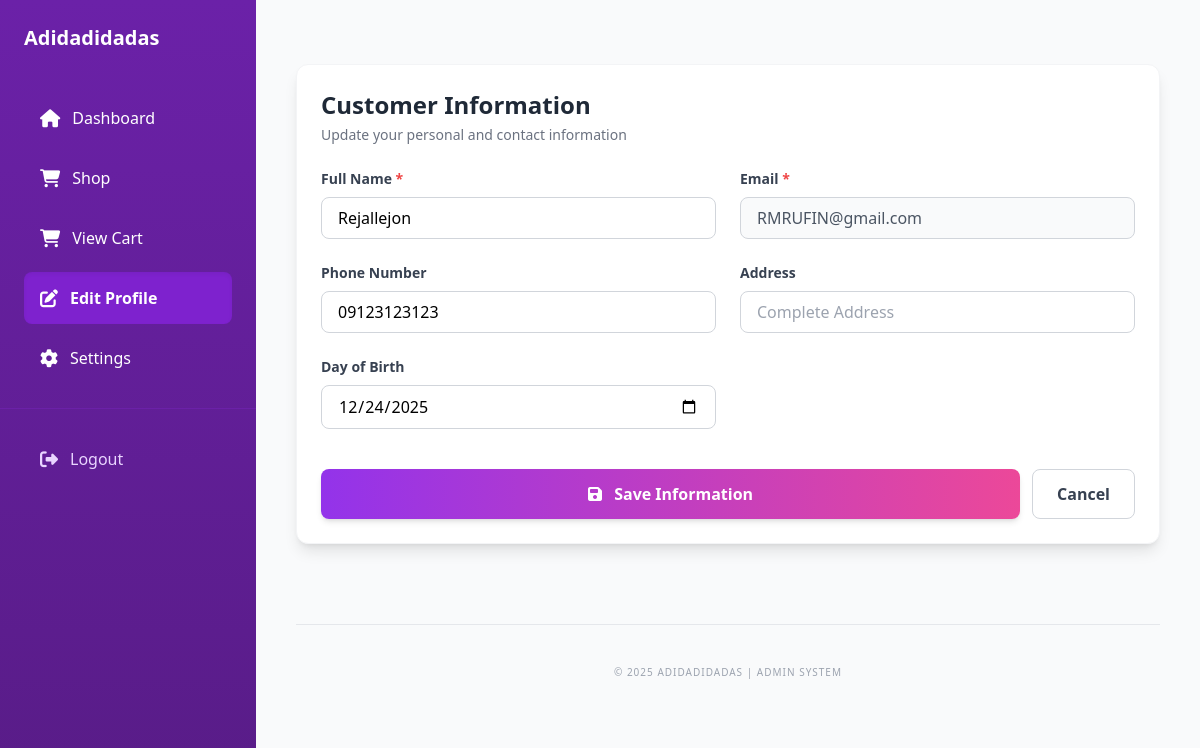
/dashboard.php?content=editprofile (signed in), run on the app's committed database.
### tables this page shows
CREATE TABLE `tbl_customers` (
  `customerID` int(11) NOT NULL,
  `fullname` varchar(250) NOT NULL,
  `email` varchar(250) NOT NULL,
  `phone` varchar(20) NOT NULL,
  `address` varchar(250) NOT NULL,
  `bday` date DEFAULT NULL,
  `user_id` int(11) DEFAULT NULL,
  `created_at` timestamp NULL DEFAULT current_timestamp()
);

### customer_info.php (the view, shortened to what this page needs)
<?php
include 'connection.php';
$success_message = '';
$error_message = '';
$uid = intval($_SESSION['user_id']);
$user_query = mysqli_query($conn, "SELECT * FROM tbl_user WHERE user_id = $uid");
$user_info = mysqli_fetch_assoc($user_query);
$cust_query = mysqli_query($conn, "SELECT * FROM tbl_customers WHERE user_id = $uid");
$existing_customer = mysqli_fetch_assoc($cust_query);
$customer_data = $existing_customer ? $existing_customer : $user_info;
function render_customer_info_form($customer_data, $success_message, $error_message) {
    ?>
    <div class="bg-white rounded-xl shadow-lg border border-gray-100 p-6 mt-6">
        <div class="mb-6">
            <h2 class="text-2xl font-bold text-gray-800">Customer Information</h2>
            <p class="text-sm text-gray-500 mt-1">Update your personal and contact information</p>
        </div>
        <form method="POST" class="space-y-6">
            <div class="grid grid-cols-1 md:grid-cols-2 gap-6">
                <div>
                    <label for="full_name" class="block text-sm font-semibold text-gray-700 mb-2">Full Name <span class="text-red-500">*</span></label>
                    <input
                        type="text" id="full_name" name="full_name"
                        /* Dinhi ang logic: itatala ang 'fullname' OR 'userName' */
                        value="<?php echo htmlspecialchars($customer_data['fullname'] ?? $customer_data['userName'] ?? ''); ?>"
                        required
                        class="w-full px-4 py-2 border border-gray-300 rounded-lg focus:outline-none focus:ring-2 focus:ring-purple-500 transition"
                        placeholder="John Doe"
                    >
                </div>
                <div>
                    <label for="email" class="block text-sm font-semibold text-gray-700 mb-2">Email <span class="text-red-500">*</span></label>
                    <input
                        type="email" id="email" name="email"
                        value="<?php echo htmlspecialchars($customer_data['email'] ?? ''); ?>"
                        required readonly
                        class="w-full px-4 py-2 border border-gray-300 rounded-lg focus:outline-none focus:ring-2 focus:ring-purple-500 transition bg-gray-50 text-gray-600 cursor-not-allowed"
                    >
                </div>
                <div>
                    <label for="phone" class="block text-sm font-semibold text-gray-700 mb-2">Phone Number</label>
                    <input
                        type="tel" id="phone" name="phone"
                        value="<?php echo htmlspecialchars($customer_data['phone'] ?? ''); ?>"
                        class="w-full px-4 py-2 border border-gray-300 rounded-lg focus:outline-none focus:ring-2 focus:ring-purple-500 transition"
                        placeholder="09XXXXXXXXX"
                    >
                </div>
                <div>
                    <label for="address" class="block text-sm font-semibold text-gray-700 mb-2">Address</label>
                    <input
                        type="text" id="address" name="address"
                        value="<?php echo htmlspecialchars($customer_data['address'] ?? ''); ?>"
                        class="w-full px-4 py-2 border border-gray-300 rounded-lg focus:outline-none focus:ring-2 focus:ring-purple-500 transition"
                        placeholder="Complete Address"
                    >
                </div>
                <div>
                    <label for="bday" class="block text-sm font-semibold text-gray-700 mb-2">Day of Birth</label>
                    <input
                        type="date" id="bday" name="bday"
                        value="<?php echo htmlspecialchars($customer_data['bday'] ?? ''); ?>"
                        class="w-full px-4 py-2 border border-gray-300 rounded-lg focus:outline-none focus:ring-2 focus:ring-purple-500 transition"
                    >
                </div>
            </div>
            <div class="flex gap-3 pt-4">
                <button type="submit" class="flex-1 px-6 py-3 bg-gradient-to-r from-purple-600 to-pink-500 text-white font-semibold rounded-lg hover:from-purple-700 hover:to-pink-600 transition-all duration-300 shadow-md">
                    <i class="fas fa-save mr-2"></i> Save Information
                </button>
                <a href="dashboard.php" class="px-6 py-3 border border-gray-300 text-gray-700 font-semibold rounded-lg hover:bg-gray-50 transition-all duration-300 text-center">
                    Cancel
                </a>
            </div>
        </form>
    </div>
    <?php
    return ob_get_clean();
}
if (basename($_SERVER['PHP_SELF']) !== basename(__FILE__)) {
    echo render_customer_info_form($customer_data, $success_message, $error_message);
    return;
}
?>

### dashboard.php (style rules this page uses)
body { overflow: hidden; }

### data on the page
tbl_customers: full_name "Rejallejon", email "RMRUFIN@gmail.com", phone "09123123123", bday "12/24/2025"
